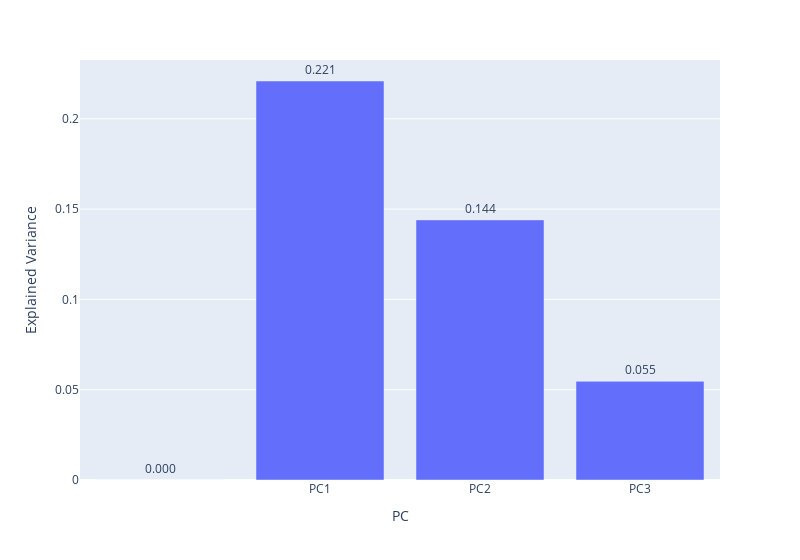

Source (notebook cell):
### Code cell
explained_variance = pca.explained_variance_ratio_
explained_variance
#calculating the values and putting it into a pd framework
pc_df = pd.DataFrame(['', 'PC1', 'PC2', 'PC3'], columns=['PC'])
explained_variance = np.insert(explained_variance, 0, 0)
cumulative_variance = np.cumsum(np.round(explained_variance, decimals=3))
explained_variance_df = pd.DataFrame(explained_variance, columns=['Explained Variance'])
cumulative_variance_df = pd.DataFrame(cumulative_variance, columns=['Cumulative Variance'])
df_explained_variance = pd.concat([pc_df, explained_variance_df, cumulative_variance_df], axis=1)

fig = px.bar(df_explained_variance,
            x='PC', y='Explained Variance',
            text='Explained Variance',
            width=800)
fig.update_traces(texttemplate='%{text:.3f}', textposition='outside') #puts the values outside the bar
fig.show()

### Figure 1 — Plotly figure (JSON) as saved in the notebook; plotly's stock layout.template omitted (floating-point values rounded to 4 significant figures)
{"data": [{"alignmentgroup": "True", "hovertemplate": "PC=%{x}<br>Explained Variance=%{text}<extra></extra>", "legendgroup": "", "marker": {"color": "#636efa", "pattern": {"shape": ""}}, "name": "", "offsetgroup": "", "orientation": "v", "showlegend": false, "text": [0, 0.2209, 0.144, 0.05463], "textposition": "outside", "texttemplate": "%{text:.3f}", "type": "bar", "x": ["", "PC1", "PC2", "PC3"], "xaxis": "x", "y": [0, 0.2209, 0.144, 0.05463], "yaxis": "y"}], "layout": {"barmode": "relative", "legend": {"tracegroupgap": 0}, "margin": {"t": 60}, "width": 800, "xaxis": {"anchor": "y", "domain": [0, 1], "title": {"text": "PC"}}, "yaxis": {"anchor": "x", "domain": [0, 1], "title": {"text": "Explained Variance"}}}}
